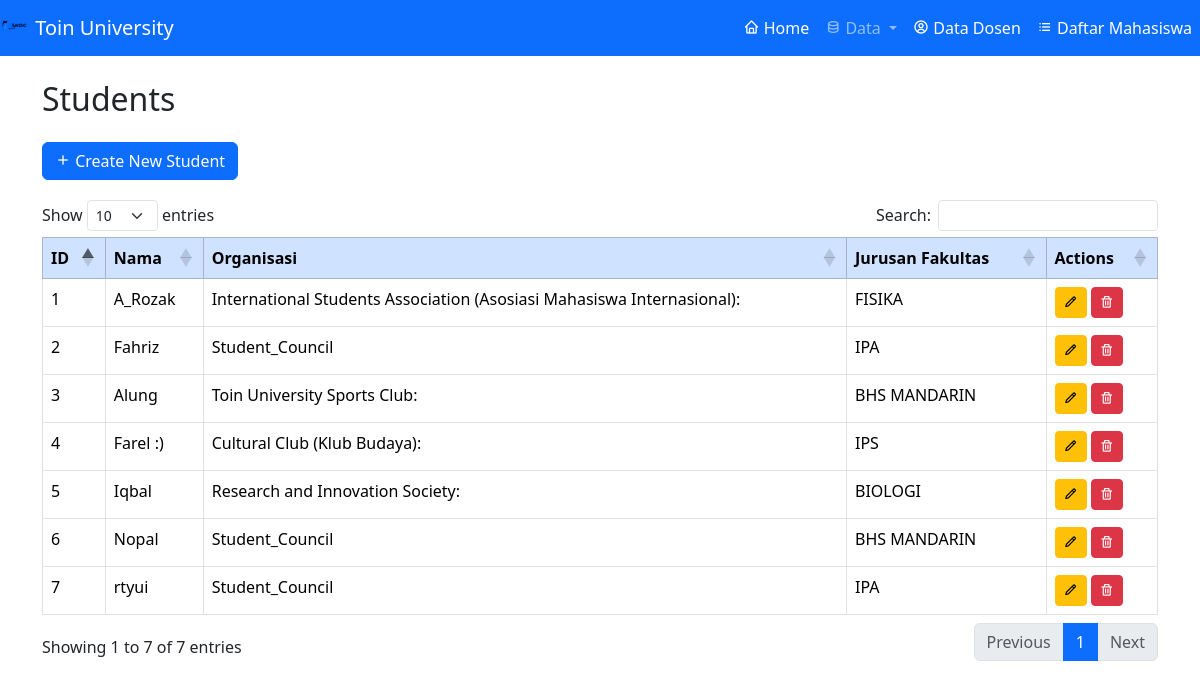
The page / on the database its author committed.
### tables this page shows
CREATE TABLE `students` (
  `id` int NOT NULL,
  `nama` varchar(255) NOT NULL,
  `organisasi_id` int DEFAULT NULL,
  `jurusan_fakultas_id` int DEFAULT NULL
);

CREATE TABLE `organisasi` (
  `id` int NOT NULL,
  `nama` varchar(255) NOT NULL
);

CREATE TABLE `jurusan_fakultas` (
  `id` int NOT NULL,
  `nama` varchar(255) NOT NULL
);

### index.php (the view, shortened to what this page needs)
<?php
require 'db.php';
require 'layouts/navbar.php';
$sql = "SELECT students.id, students.nama, organisasi.nama as organisasi, jurusan_fakultas.nama as jurusan
        FROM students
        JOIN organisasi ON students.organisasi_id = organisasi.id
        JOIN jurusan_fakultas ON students.jurusan_fakultas_id = jurusan_fakultas.id";
$result = $conn->query($sql);
?>
<!DOCTYPE html>
<html lang="en">
<head>
    <link href="https://cdn.jsdelivr.net/npm/bootstrap@5.3.1/dist/css/bootstrap.min.css" rel="stylesheet">
    <link rel="stylesheet" href="https://unpkg.com/boxicons@2.1.4/css/boxicons.min.css">
</head>
<body>
    <div class="container">
        <h2 class="my-4">Students</h2>
        <a href="create.php" class="btn btn-primary btn-custom"><i class='bx bx-plus'></i> Create New Student</a>
        <div class="table-container ">
            <table class="table table-bordered table-hover " id="data">
                <thead class="table-primary ">
                    <tr>
                        <th>ID</th>
                        <th>Nama</th>
                        <th>Organisasi</th>
                        <th>Jurusan Fakultas</th>
                        <th>Actions</th>
                    </tr>
                </thead>
                <tbody>
                    <?php
                    $id = 1;
                    while ($student = $result->fetch_assoc()) {
                    ?>
                        <tr>
                            <td><?= $id ?></td>
                            <td><?= htmlspecialchars($student['nama']) ?></td>
                            <td><?= htmlspecialchars($student['organisasi']) ?></td>
                            <td><?= htmlspecialchars($student['jurusan']) ?></td>
                            <td>
                                <a href="update.php?id=<?= $student['id'] ?>" class="btn btn-warning btn-sm"><i class='bx bx-pencil'></i></a>
                                <a href="delete.php?id=<?= $student['id'] ?>" class="btn btn-danger btn-sm" onclick="return confirm('Are you sure you want to delete this student?')"><i class='bx bx-trash'></i></a>
                            </td>
                        </tr>
                    <?php
                        $id++;
                    }
                    ?>
                </tbody>
            </table>
        </div>
    </div>
</body>
</html>

### index.php (style rules this page uses)
.btn-custom { margin-bottom: 20px; }

### rows shown on the page
students: nama "A_Rozak", organisasi.nama "International Students Association (Asosiasi Mahasiswa Internasional):", jurusan_fakultas.nama "FISIKA"
students: nama "Fahriz", organisasi.nama "Student_Council", jurusan_fakultas.nama "IPA"
students: nama "Alung", organisasi.nama "Toin University Sports Club:", jurusan_fakultas.nama "BHS MANDARIN"
students: nama "Farel :)", organisasi.nama "Cultural Club (Klub Budaya):", jurusan_fakultas.nama "IPS"
students: nama "Iqbal", organisasi.nama "Research and Innovation Society:", jurusan_fakultas.nama "BIOLOGI"
students: nama "Nopal", organisasi.nama "Student_Council", jurusan_fakultas.nama "BHS MANDARIN"
students: nama "rtyui", organisasi.nama "Student_Council", jurusan_fakultas.nama "IPA"
